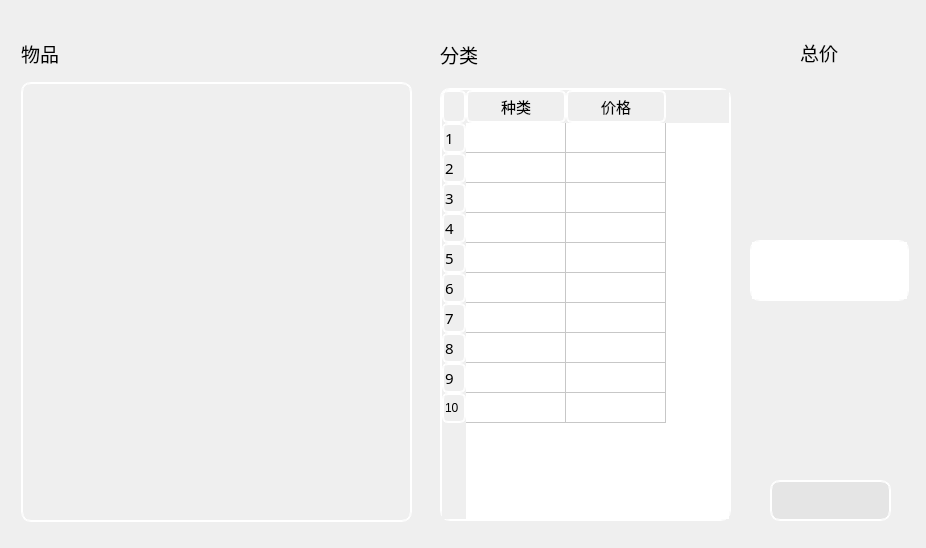
<?xml version="1.0" encoding="UTF-8"?>
<ui version="4.0">
 <class>Form</class>
 <widget class="QWidget" name="Form">
  <property name="geometry">
   <rect>
    <x>0</x>
    <y>0</y>
    <width>926</width>
    <height>548</height>
   </rect>
  </property>
  <property name="windowTitle">
   <string>Form</string>
  </property>
  <property name="styleSheet">
   <string notr="true">	/*background-color:rgb(220, 220, 220);</string>
  </property>
  <widget class="QLabel" name="price">
   <property name="enabled">
    <bool>true</bool>
   </property>
   <property name="geometry">
    <rect>
     <x>800</x>
     <y>40</y>
     <width>46</width>
     <height>24</height>
    </rect>
   </property>
   <property name="font">
    <font>
     <family>宋体</family>
     <pointsize>14</pointsize>
     <weight>50</weight>
     <italic>false</italic>
     <bold>false</bold>
    </font>
   </property>
   <property name="text">
    <string>总价</string>
   </property>
  </widget>
  <widget class="QTextEdit" name="priceArea">
   <property name="geometry">
    <rect>
     <x>750</x>
     <y>240</y>
     <width>159</width>
     <height>61</height>
    </rect>
   </property>
   <property name="styleSheet">
    <string notr="true">	border-radius: 10px;  
 	border: 2px groove white;
	font: 10pt &quot;宋体&quot;;</string>
   </property>
  </widget>
  <widget class="QWidget" name="layoutWidget">
   <property name="geometry">
    <rect>
     <x>440</x>
     <y>40</y>
     <width>291</width>
     <height>481</height>
    </rect>
   </property>
   <layout class="QVBoxLayout" name="verticalLayout_2">
    <item>
     <widget class="QLabel" name="classify">
      <property name="enabled">
       <bool>true</bool>
      </property>
      <property name="font">
       <font>
        <family>宋体</family>
        <pointsize>14</pointsize>
        <weight>50</weight>
        <italic>false</italic>
        <bold>false</bold>
       </font>
      </property>
      <property name="text">
       <string>分类</string>
      </property>
     </widget>
    </item>
    <item>
     <spacer name="verticalSpacer_2">
      <property name="orientation">
       <enum>Qt::Vertical</enum>
      </property>
      <property name="sizeType">
       <enum>QSizePolicy::Fixed</enum>
      </property>
      <property name="sizeHint" stdset="0">
       <size>
        <width>20</width>
        <height>13</height>
       </size>
      </property>
     </spacer>
    </item>
    <item>
     <widget class="QTableWidget" name="classifiedArea">
      <property name="styleSheet">
       <string notr="true">#classifiedArea{
	border-radius: 10px;  
 	border: 2px groove white;
	/*gridline-color:rgb(255, 255, 255);*/
}/*
QtableView{
	border:none;
}
QtableView::item{
	border:none;
	border-right:none;
	border-buttom:none;
}*/

QHeaderView::section, QTableCornerButton::section {
	padding: 1px;
	border:none;
 	border: 2px groove white;
	border-radius: 6px;  
 	border: 2px groove white;
	/*border-bottom: 1px solid rgb(75, 120, 154);
	border-right: 1px solid rgb(75, 120, 154);
	border-bottom: 1px solid gray;
	background-color:rgba(75, 120, 154, 1);
	color:rgba(126,206,244,1);*/
}</string>
      </property>
      <row>
       <property name="text">
        <string>1</string>
       </property>
       <property name="font">
        <font>
         <family>宋体</family>
         <pointsize>11</pointsize>
        </font>
       </property>
      </row>
      <row>
       <property name="text">
        <string>2</string>
       </property>
       <property name="font">
        <font>
         <family>宋体</family>
         <pointsize>11</pointsize>
        </font>
       </property>
      </row>
      <row>
       <property name="text">
        <string>3</string>
       </property>
       <property name="font">
        <font>
         <family>宋体</family>
         <pointsize>11</pointsize>
        </font>
       </property>
      </row>
      <row>
       <property name="text">
        <string>4</string>
       </property>
       <property name="font">
        <font>
         <family>宋体</family>
         <pointsize>11</pointsize>
        </font>
       </property>
      </row>
      <row>
       <property name="text">
        <string>5</string>
       </property>
       <property name="font">
        <font>
         <family>宋体</family>
         <pointsize>11</pointsize>
        </font>
       </property>
      </row>
      <row>
       <property name="text">
        <string>6</string>
       </property>
       <property name="font">
        <font>
         <family>宋体</family>
         <pointsize>11</pointsize>
        </font>
       </property>
      </row>
      <row>
       <property name="text">
        <string>7</string>
       </property>
       <property name="font">
        <font>
         <family>宋体</family>
         <pointsize>11</pointsize>
        </font>
       </property>
      </row>
      <row>
       <property name="text">
        <string>8</string>
       </property>
       <property name="font">
        <font>
         <family>宋体</family>
         <pointsize>11</pointsize>
        </font>
       </property>
      </row>
      <row>
       <property name="text">
        <string>9</string>
       </property>
       <property name="font">
        <font>
         <family>宋体</family>
         <pointsize>11</pointsize>
        </font>
       </property>
      </row>
      <row>
       <property name="text">
        <string>10</string>
       </property>
      </row>
      <column>
       <property name="text">
        <string>种类</string>
       </property>
       <property name="toolTip">
        <string notr="true"/>
       </property>
       <property name="whatsThis">
        <string notr="true"/>
       </property>
       <property name="font">
        <font>
         <family>宋体</family>
         <pointsize>11</pointsize>
        </font>
       </property>
       <property name="icon">
        <iconset>
         <normalon>:/image/kind.png</normalon>
         <disabledoff>:/image/kind.png</disabledoff>
        </iconset>
       </property>
      </column>
      <column>
       <property name="text">
        <string>价格</string>
       </property>
       <property name="font">
        <font>
         <family>宋体</family>
         <pointsize>11</pointsize>
        </font>
       </property>
       <property name="icon">
        <iconset>
         <normalon>:/image/price1.png</normalon>
        </iconset>
       </property>
      </column>
     </widget>
    </item>
   </layout>
  </widget>
  <widget class="QPushButton" name="priceButton_2">
   <property name="geometry">
    <rect>
     <x>770</x>
     <y>480</y>
     <width>121</width>
     <height>41</height>
    </rect>
   </property>
   <property name="styleSheet">
    <string notr="true">	border-radius: 10px;  
 	border: 2px groove white;
	background-color:rgb(229, 229, 229);</string>
   </property>
   <property name="text">
    <string/>
   </property>
   <property name="icon">
    <iconset>
     <disabledoff>:/image/Clear-1.png</disabledoff>
    </iconset>
   </property>
  </widget>
  <widget class="QWidget" name="layoutWidget">
   <property name="geometry">
    <rect>
     <x>21</x>
     <y>41</y>
     <width>391</width>
     <height>481</height>
    </rect>
   </property>
   <layout class="QVBoxLayout" name="verticalLayout">
    <item>
     <widget class="QLabel" name="article">
      <property name="enabled">
       <bool>true</bool>
      </property>
      <property name="maximumSize">
       <size>
        <width>290</width>
        <height>25</height>
       </size>
      </property>
      <property name="font">
       <font>
        <family>宋体</family>
        <pointsize>14</pointsize>
        <weight>50</weight>
        <italic>false</italic>
        <bold>false</bold>
       </font>
      </property>
      <property name="styleSheet">
       <string notr="true"/>
      </property>
      <property name="text">
       <string>物品</string>
      </property>
     </widget>
    </item>
    <item>
     <spacer name="verticalSpacer">
      <property name="orientation">
       <enum>Qt::Vertical</enum>
      </property>
      <property name="sizeType">
       <enum>QSizePolicy::Fixed</enum>
      </property>
      <property name="sizeHint" stdset="0">
       <size>
        <width>20</width>
        <height>10</height>
       </size>
      </property>
     </spacer>
    </item>
    <item>
     <widget class="QLabel" name="label">
      <property name="styleSheet">
       <string notr="true">	border-radius: 10px;  
 	border: 2px groove white;</string>
      </property>
      <property name="text">
       <string/>
      </property>
     </widget>
    </item>
   </layout>
  </widget>
 </widget>
 <resources>
  <include location="../../../../project/uiProject/image/image1.qrc"/>
 </resources>
 <connections/>
</ui>
